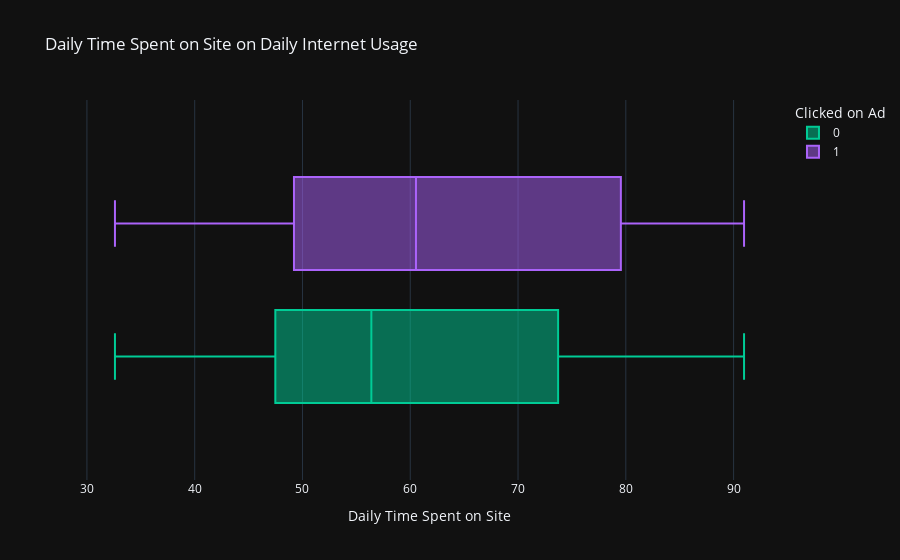

The cell this chart's notebook holds for it:
### Code cell
hue_boxplot('Daily Time Spent on Site')

### Figure 1 — Plotly figure (JSON) as saved in the notebook; plotly's stock layout.template omitted (floating-point values rounded to 4 significant figures; data arrays with more than 128 entries replaced by an {"elided": "..."} marker saying what was removed)
{"data": [{"alignmentgroup": "True", "hovertemplate": "Clicked on Ad=0<br>Daily Time Spent on Site=%{x}<extra></extra>", "legendgroup": "0", "marker": {"color": "#00cc96"}, "name": "0", "notched": false, "offsetgroup": "0", "orientation": "h", "showlegend": true, "x": {"elided": "5083 float values"}, "x0": " ", "xaxis": "x", "y0": " ", "yaxis": "y", "type": "box", "quartilemethod": "exclusive"}, {"alignmentgroup": "True", "hovertemplate": "Clicked on Ad=1<br>Daily Time Spent on Site=%{x}<extra></extra>", "legendgroup": "1", "marker": {"color": "#ab63fa"}, "name": "1", "notched": false, "offsetgroup": "1", "orientation": "h", "showlegend": true, "x": {"elided": "4917 float values"}, "x0": " ", "xaxis": "x", "y0": " ", "yaxis": "y", "type": "box", "quartilemethod": "exclusive"}], "layout": {"xaxis": {"anchor": "y", "domain": [0.0, 1.0], "title": {"text": "Daily Time Spent on Site"}}, "yaxis": {"anchor": "x", "domain": [0.0, 1.0]}, "legend": {"title": {"text": "Clicked on Ad"}, "tracegroupgap": 0}, "title": {"text": "Daily Time Spent on Site on Daily Internet Usage"}, "boxmode": "group"}}
